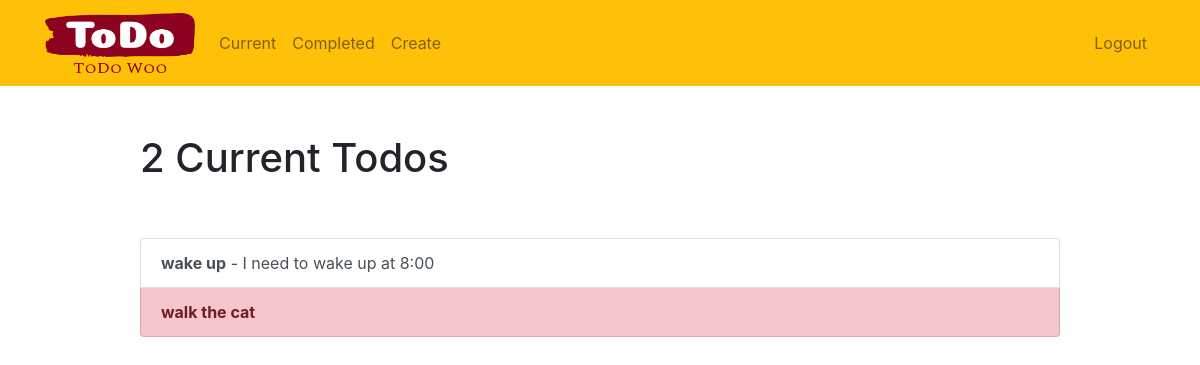
/current/ (signed in), run on the app's committed database.
### todo/models.py (models this page shows, shortened)
class Todo(models.Model):
    title = models.CharField(max_length=100)
    memo = models.TextField(blank=True)
    created = models.DateTimeField(auto_now_add=True)
    datecompleted = models.DateTimeField(null=True, blank=True)
    important = models.BooleanField(default=False)
    user = models.ForeignKey(User, on_delete = models.CASCADE)

### todo/views.py (the view)
# urls.py: path('current/', views.currenttodos, name='currenttodos'),
@login_required
def currenttodos(request):
    todos = Todo.objects.filter(user=request.user, datecompleted__isnull=True)
    return render(request, 'todo/currenttodos.html', {'todos': todos})

### todo/templates/todo/currenttodos.html
{% extends "todo/base.html" %}
{% block content %}
    <div class="row justify-content-center mt-5">
        <div class="col-md-10">
            {% if todos %}
                 <h1>{{ todos.count }} Current Todo{{ todos.count|pluralize }}</h1>
            {% else %}
                           <h1>Current Todos</h1>
            {% endif %}
        </div>
    </div>
    <div class="row justify-content-center mt-5">
        <div class="col-md-10">
        {% if todos %}
            <div class="list-group">
                {% for todo in todos %}
                    <a href="{% url 'viewtodo' todo.id %}" class="list-group-item list-group-item-action{% if todo.important %} list-group-item-danger{% endif %}"><b>{{ todo.title }}</b>{% if todo.memo %} - {{ todo.memo|truncatechars:30 }}{% endif %}</a>
                {% endfor %}
            </div>
        {% else %}
            <div class="text-center">
                <h2>Looks like you don't have any todos! Nice work.</h2>
            <br>
            <a role="button" class="btn btn-primary" href="{% url 'createtodo' %}">New Todo</a>
            </div>
        {% endif %}
        </div>
    </div>
{% endblock %}

### data on the page
Todo: title "wake up", memo "I need to wake up at 8:00"
Todo: title "walk the cat"

### other printed values
{{ todos.count }} "2"
